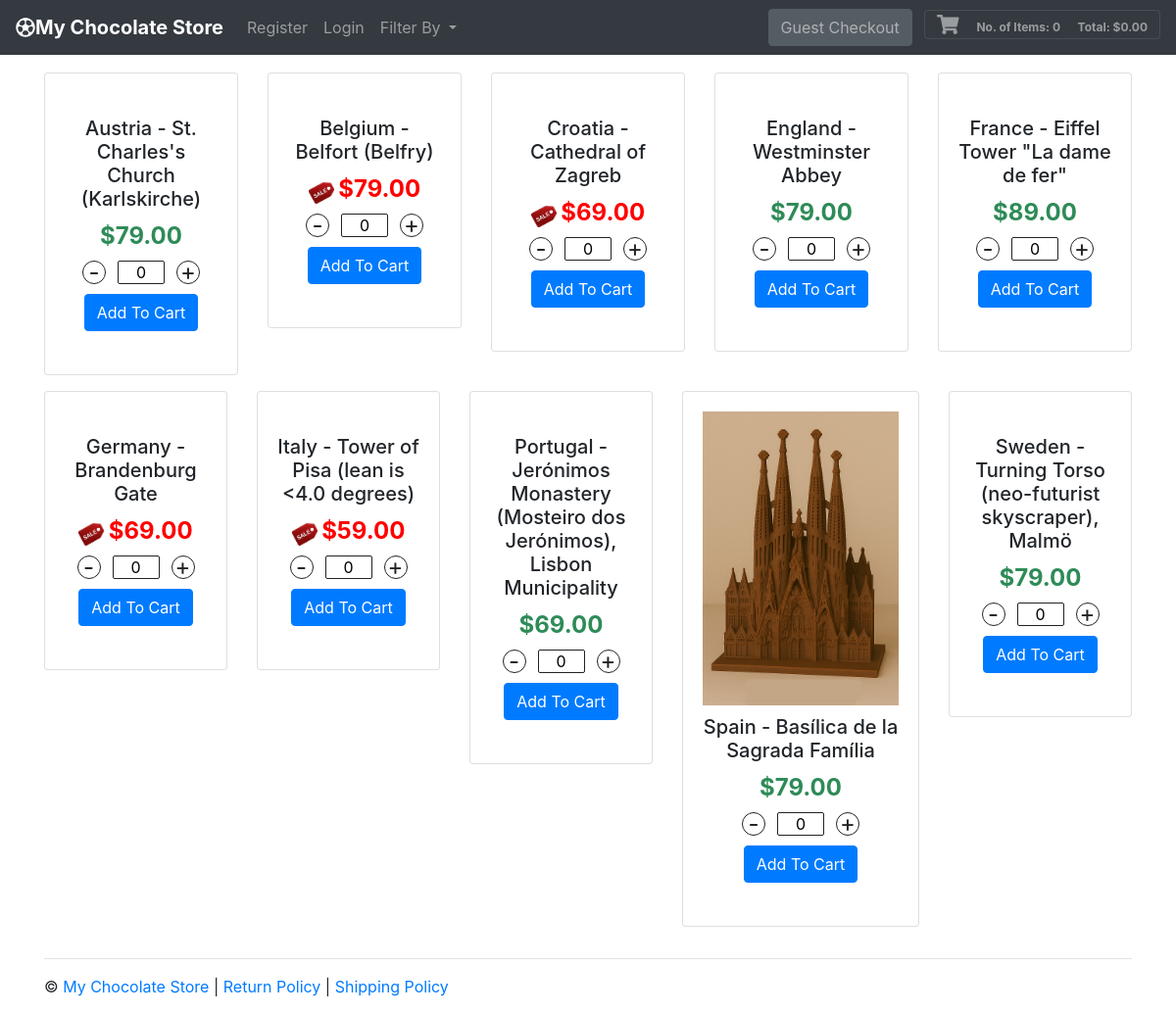
The page /filter/?continent=europe on the database its author committed.
### tables this page shows
CREATE TABLE shirts (id integer PRIMARY KEY AUTOINCREMENT NOT NULL, team text, image text, price real, onSale integer, onSalePrice real, kind text, continent text, notes TEXT);

### app.py (the view, shortened to what this page needs)
@app.route("/filter/")
def filter():
    if request.args.get('continent'):
        query = request.args.get('continent')
        shirts = db.execute("SELECT * FROM shirts WHERE continent = :query ORDER BY team ASC", query=query )
    if request.args.get('sale'):
        query = request.args.get('sale')
        shirts = db.execute("SELECT * FROM shirts WHERE onSale = :query ORDER BY team ASC", query=query)
    if request.args.get('id'):
        query = int(request.args.get('id'))
        shirts = db.execute("SELECT * FROM shirts WHERE id = :query ORDER BY team ASC", query=query)
    if request.args.get('kind'):
        query = request.args.get('kind')
        shirts = db.execute("SELECT * FROM shirts WHERE kind = :query ORDER BY team ASC", query=query)
    if request.args.get('price'):
        query = request.args.get('price')
        shirts = db.execute("SELECT * FROM shirts ORDER BY onSalePrice ASC")
    shirtsLen = len(shirts)
    shoppingCart = []
    shopLen = len(shoppingCart)
    totItems, total, display = 0, 0, 0
    return render_template ( "index.html", shirts=shirts, shoppingCart=shoppingCart, shirtsLen=shirtsLen, shopLen=shopLen, total=total, totItems=totItems, display=display)

### templates/index.html (shortened to what this page needs)
{% extends "base.html" %}
{% block body %}
      <div class="row" id="shirtCard">
      {% for i in range(shirtsLen) %}
          <div class="col-sm">
              <div class="card text-center">
                  <div class="card-body">
                    <form action="/buy/" methods="POST">
                      <img src="/static/img/{{shirts[i]["image"]}}" class="shirt" alt="" />
                      <h5 class="card-title">{{shirts[i]["team"]}}</h5>
                      {% if shirts[i]["onSale"] %}
                        <img src="/static/img/sale-icon.png" width="26px" />
                        <h4 class="card-text price" style="color:red; display:inline">{{ '{:,.2f}'.format(shirts[i]["onSalePrice"]) }}</h4>
                      {% else %}
                        <h4 class="card-text price">{{ '{:,.2f}'.format(shirts[i]["price"]) }}</h4>
                      {% endif %}
                      <div class="stepper-input">
                          <span class="decrement target">-</span>
                          <input class="quantity" name="quantity" value='0' />
                          <span class="increment target">+</span>
                      </div>
                      <input type="submit" class="btn btn-primary addToCart" value="Add To Cart" /><br /><br />
                    </form>
                  </div>
              </div>
          </div>
      {% endfor %}
      </div>
    </div>
  </main>
{% endblock %}

### static/css/custom.css (style rules this page uses)
.card { margin-bottom: 1em; }
.price { color: seagreen; font-weight: bold; }
.price:before { content: '$'; }
.shirt { margin-bottom: 10px; width: 200px; }
.stepper-input { display: flex; display: -webkit-flex; color: #222; max-width: 120px; margin: 10px auto; text-align: center; }
.increment, .decrement { height: 24px; width: 24px; border: 1px solid #222; text-align: center; box-sizing: border-box; border-radius: 50%; text-decoration: none; color: #222; font-size: 24px; line-height: 22px; display: inline-block; cursor: pointer; }
.quantity { height: 24px; width: 48px; text-align: center; margin: 0 12px; border-radius: 2px; border: 1px solid #222; }

### rows shown on the page
shirts: team "Austria - St. Charles's Church (Karlskirche)", price "79.00"
shirts: team "Belgium - Belfort (Belfry)", onSale 1 (drawn), onSalePrice "79.00"
shirts: team "Croatia - Cathedral of Zagreb", onSale 1 (drawn), onSalePrice "69.00"
shirts: team "England - Westminster Abbey", price "79.00"
shirts: team "France - Eiffel Tower \"La dame de fer\"", price "89.00"
shirts: team "Germany - Brandenburg Gate", onSale 1 (drawn), onSalePrice "69.00"
shirts: team "Italy - Tower of Pisa (lean is <4.0 degrees)", onSale 1 (drawn), onSalePrice "59.00"
shirts: team "Portugal - Jerónimos Monastery (Mosteiro dos Jerónimos), Lisbon Municipality", price "69.00"
shirts: image (picture), team "Spain - Basílica de la Sagrada Família", price "79.00"
shirts: team "Sweden - Turning Torso (neo-futurist skyscraper), Malmö", price "79.00"

### other values the page prints
{{ totItems }} "0"
{{ '{:,.2f}'.format(total) }} "0.00"
